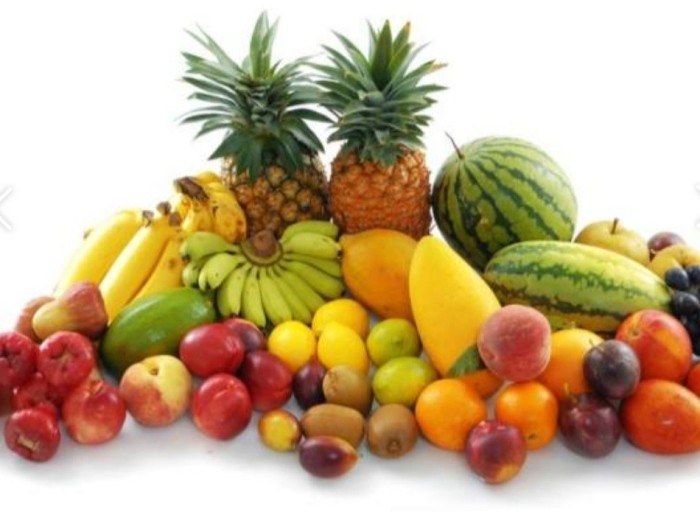
#> input picture day03/Fresh.jpg, 700 x 512 px, found by its file name
$ python day03_opencv_imageFilter.py
#> lines starting #> are read from the running program, lines starting #| are printed output that depends on the picture
import cv2
import numpy as np

img = cv2.imread('/home/pi/Desktop/Fresh.jpg')
#> img is the input picture: shape (512, 700, 3); mean B, G, R 135.6, 171.8, 195.8
img2 = cv2.imread('/home/pi/Desktop/Fresh.jpg')

# -- dilate --
kernel = np.ones((5, 5), np.uint8)
filteredImg = cv2.dilate(img, kernel, iterations = 1)
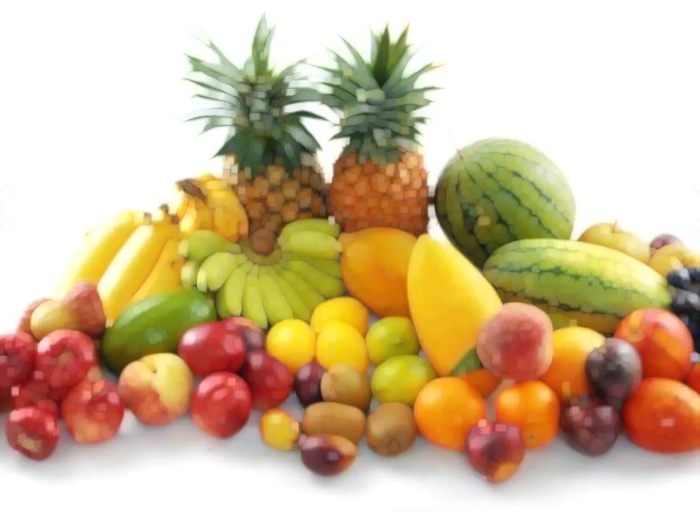
#> filteredImg: shape (512, 700, 3); mean B, G, R 148.2, 184.3, 207.9

# [18 lines of commented-out code are left out]

cv2.imshow('Image_origin', img2)
cv2.imshow('Image', filteredImg)
cv2.waitKey(0)
cv2.destroyAllWindows()

# ah noogoo ya nae code gundrinunnom
# sry
# sil

$ run again, with day03/222 (1).jpg copied over day03/Fresh.jpg
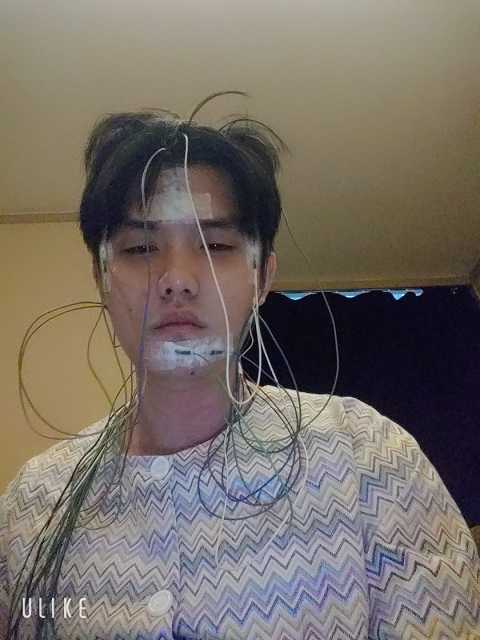
#> input picture day03/222 (1).jpg, 480 x 640 px, found by its file name
#> img is the input picture: shape (640, 480, 3); mean B, G, R 102.5, 110.2, 118.3
#> `filteredImg = cv2.dilate(img, kernel, iterations = 1)`:
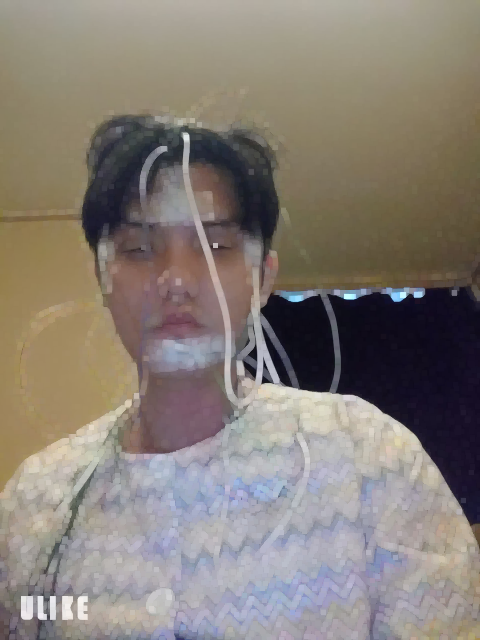
#> filteredImg: shape (640, 480, 3); mean B, G, R 118.7, 126.2, 134.3

$ run again, with day03/IoT_Group.jpg copied over day03/Fresh.jpg
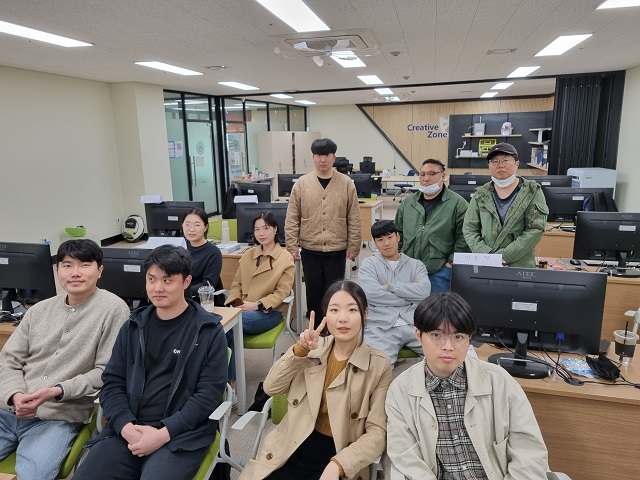
#> input picture day03/IoT_Group.jpg, 640 x 480 px, found by its file name
#> img is the input picture: shape (480, 640, 3); mean B, G, R 114.5, 120.1, 125.4
#> `filteredImg = cv2.dilate(img, kernel, iterations = 1)`:
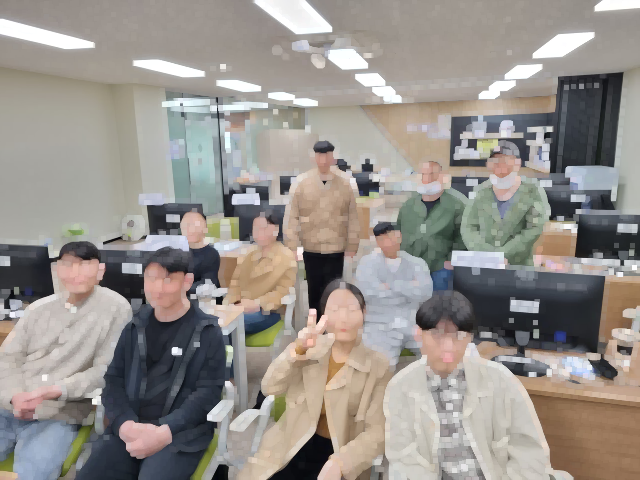
#> filteredImg: shape (480, 640, 3); mean B, G, R 139.8, 145, 150.6
